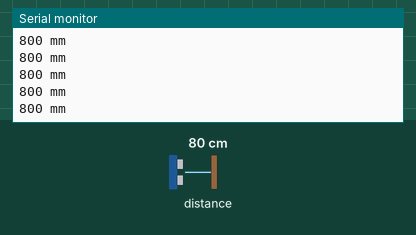
Bench run of a sketch on a simulated Arduino Uno, built with avr-gcc and run on an emulated ATmega328P. Parts: the last lines printed to the serial monitor. Inputs (shaded band) come from the test bench; at power-on: distance to the obstacle 80 cm.

Above: at 1.2 s.
1.3 s: distance to the obstacle set to 2 cm
At 1.43 s:
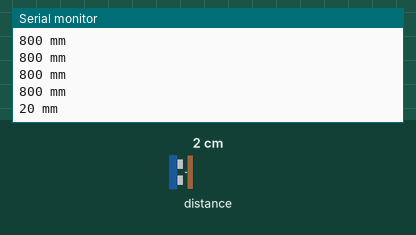
2.8 s: distance to the obstacle set to 4 cm
At 2.85 s:
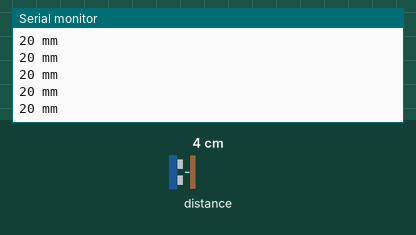
Timing chart, 0 to 5.8 s (numbered marks = the images above; inputs shaded):
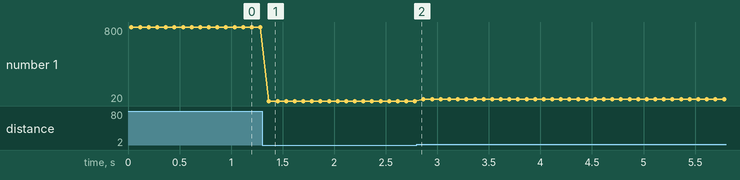

Measured:
- after the input at 1.3 s, the serial monitor: prints a new line after 0.07 s (image 1)
- plotted number 1: 800 → 20 after the input at 1.3 s, 20 → 40 after the input at 2.8 s

The sketch:

tinyml-board-tof-example.ino
```cpp
#include <Wire.h>
#include <VL53L0X.h>

VL53L0X vl53Sensor;

void setup()
{
  Serial.begin(115200);
  Serial.println("VL53L0X test");

  Wire.begin();

  vl53Sensor.setTimeout(500);
  if (!vl53Sensor.init()) {
    Serial.println("Error: Could not find a VL53L0X sensor!");
    while (1);
  }

  vl53Sensor.startContinuous();  // Start continuous back-to-back mode
}

void loop()
{
  Serial.print(vl53Sensor.readRangeContinuousMillimeters());
  Serial.println(" mm");

  delay(50);
}
```
